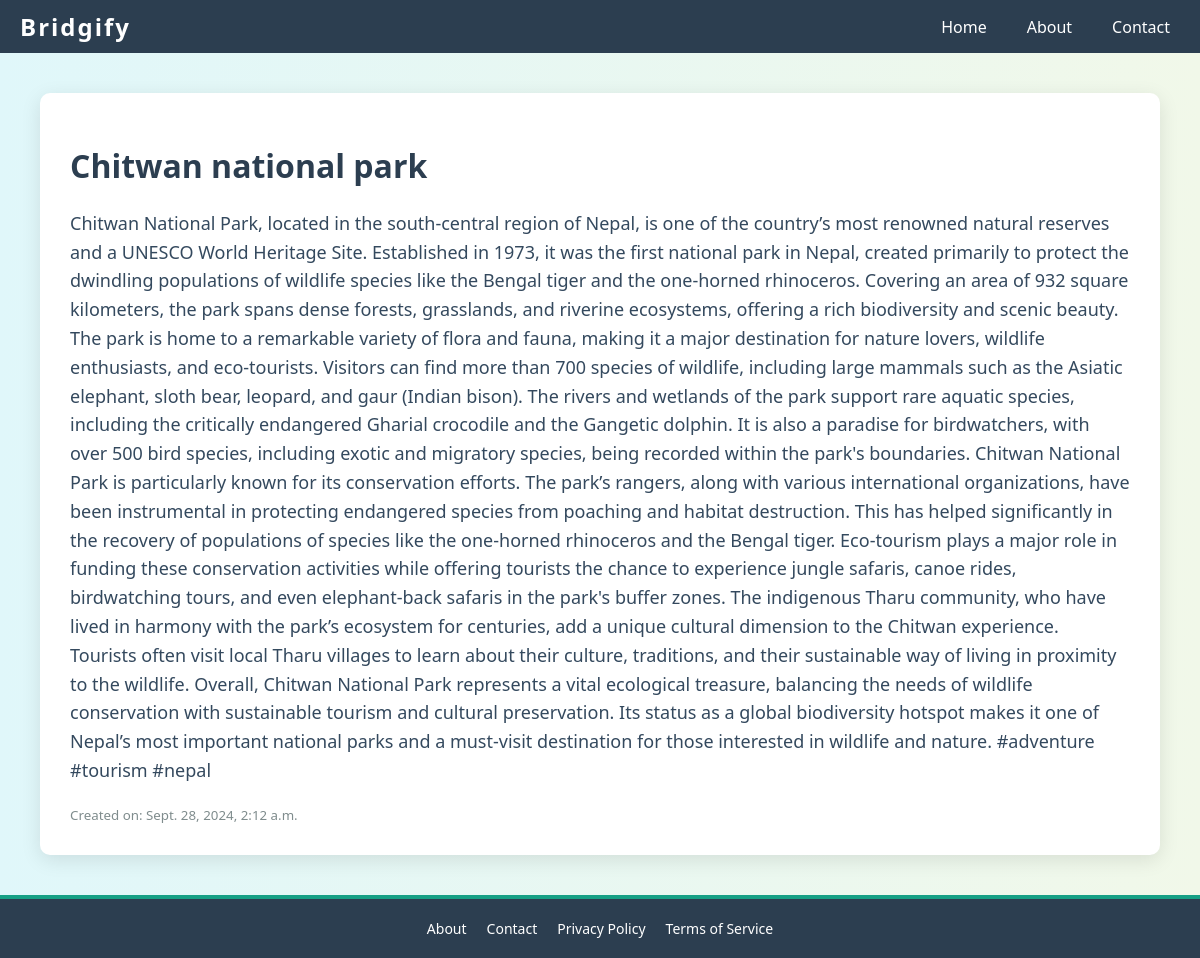
The page /post/13/ on the database its author committed.
### App/models.py (models this page shows)
class Post(models.Model):
    title = models.CharField(max_length=200)
    para = models.CharField(max_length=20000000)
    created = models.DateTimeField(auto_now_add=True)

### App/views.py (the view)
# urls.py: path('post/<int:post_id>/', views.post_detail, name='post_detail'),
def post_detail(request, post_id):
    post = get_object_or_404(Post, id=post_id)
    return render(request, 'post_detail.html', {'post': post})

### templates/post_detail.html (shortened to what this page needs)
<!DOCTYPE html>
<html lang="en">
<head>
</head>
<body>
    <nav class="top-navbar">
       <a href="{% url 'home' %}"><div class="logo">Bridgify</div></a>
        <ul class="nav-links">
            <li><a href="{% url 'home' %}">Home</a></li>
            <li><a href="about.html">About</a></li>
            <li><a href="contact.html">Contact</a></li>
        </ul>
    </nav>
    <main>
        <div class="container">
            <h1>{{ post.title }}</h1>
            <p>{{ post.para }}</p>
            <small>Created on: {{ post.created }}</small>
            <br>
        </div>
    </main>
    <footer>
        <a href="about.html">About</a>
        <a href="contact.html">Contact</a>
        <a href="privacy.html">Privacy Policy</a>
        <a href="terms.html">Terms of Service</a>
    </footer>
</body>
</html>

### templates/post_detail.html (style rules this page uses)
html, body { height: 100%; margin: 0; }
body { font-family: 'Segoe UI', Tahoma, Geneva, Verdana, sans-serif; background: linear-gradient(to right, #e0f7fa, #f1f8e9); overflow-x: hidden; display: flex; flex-direction: column; }
.top-navbar { background-color: #2c3e50; color: white; padding: 10px 20px; display: flex; justify-content: space-between; align-items: center; position: sticky; top: 0; z-index: 10; }
.logo { font-size: 24px; font-weight: bold; letter-spacing: 2px; }
.nav-links { display: flex; list-style-type: none; margin: 0; padding: 0; }
.nav-links li { margin-left: 20px; }
.nav-links a { color: white; font-size: 16px; padding: 10px; border-radius: 5px; transition: background-color 0.3s ease, color 0.3s ease; }
main { flex: 1; padding: 40px; max-width: 1200px; margin: 0 auto; }
.container { background-color: white; padding: 30px; border-radius: 10px; box-shadow: 0 5px 20px rgba(0, 0, 0, 0.1); }
h1 { color: #2c3e50; font-size: 32px; }
p { color: #34495e; font-size: 18px; line-height: 1.6; }
small { color: #7f8c8d; }
a { text-decoration: none; }
.logo { color: white; text-decoration: none; }
footer { background-color: #2c3e50; color: white; padding: 20px 0; text-align: center; width: 100%; display: flex; justify-content: center; gap: 20px; border-top: 4px solid #16a085; position: relative; bottom: 0; }
footer a { color: white; text-decoration: none; font-size: 14px; }

### rows shown on the page
Post: title "Chitwan national park", para "Chitwan National Park, located in the south-central region of Nepal, is one of the country’s most renowned natural reserves and a UNESCO World Heritage Site. Established in 1973, it was the first national park in Nepal, created primarily to protect the dwindling populations of wildlife species like the Bengal tiger and the one-horned rhinoceros. Covering an area of 932 square kilometers, the park spans dense forests, grasslands, and riverine ecosystems, offering a rich biodiversity and scenic beauty. The park is home to a remarkable variety of flora and fauna, making it a major destination for nature lovers, wildlife enthusiasts, and eco-tourists. Visitors can find more than 700 species of…", created "Sept. 28, 2024, 2:12 a.m."
